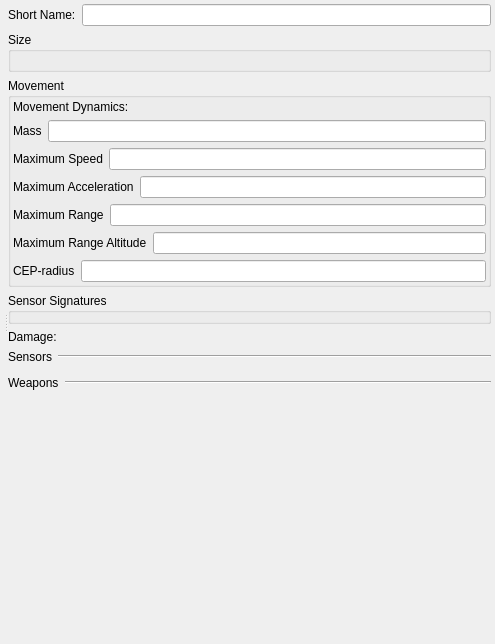
<?xml version="1.0" encoding="UTF-8"?>
<ui version="4.0">
 <class>Form</class>
 <widget class="QWidget" name="Form">
  <property name="geometry">
   <rect>
    <x>0</x>
    <y>0</y>
    <width>495</width>
    <height>644</height>
   </rect>
  </property>
  <property name="windowTitle">
   <string>Form</string>
  </property>
  <layout class="QVBoxLayout" name="verticalLayout_8">
   <property name="margin">
    <number>4</number>
   </property>
   <item>
    <widget class="QSplitter" name="splitter">
     <property name="orientation">
      <enum>Qt::Horizontal</enum>
     </property>
     <widget class="QWidget" name="layoutWidget">
      <layout class="QVBoxLayout" name="verticalLayout_7">
       <property name="margin">
        <number>0</number>
       </property>
       <item>
        <widget class="QWidget" name="myGeneralCanvas" native="true">
         <property name="sizePolicy">
          <sizepolicy hsizetype="MinimumExpanding" vsizetype="Fixed">
           <horstretch>0</horstretch>
           <verstretch>0</verstretch>
          </sizepolicy>
         </property>
         <property name="element_type" stdset="0">
          <string notr="true">general_canvas</string>
         </property>
        </widget>
       </item>
       <item>
        <widget class="QWidget" name="myDisplayCanvas" native="true">
         <property name="sizePolicy">
          <sizepolicy hsizetype="MinimumExpanding" vsizetype="MinimumExpanding">
           <horstretch>0</horstretch>
           <verstretch>0</verstretch>
          </sizepolicy>
         </property>
         <property name="minimumSize">
          <size>
           <width>0</width>
           <height>0</height>
          </size>
         </property>
         <property name="element_type" stdset="0">
          <string notr="true">display_widget_canvas</string>
         </property>
        </widget>
       </item>
      </layout>
     </widget>
     <widget class="QWidget" name="widget" native="true">
      <layout class="QVBoxLayout" name="verticalLayout_6">
       <property name="margin">
        <number>0</number>
       </property>
       <item>
        <layout class="QHBoxLayout" name="horizontalLayout">
         <item>
          <widget class="QLabel" name="short_name_label">
           <property name="text">
            <string>Short Name:</string>
           </property>
          </widget>
         </item>
         <item>
          <widget class="QLineEdit" name="short_name"/>
         </item>
        </layout>
       </item>
       <item>
        <widget class="QGroupBox" name="boundingVolumeGroupBox">
         <property name="title">
          <string>Size</string>
         </property>
         <layout class="QGridLayout" name="gridLayout">
          <property name="leftMargin">
           <number>2</number>
          </property>
          <property name="rightMargin">
           <number>2</number>
          </property>
          <property name="bottomMargin">
           <number>2</number>
          </property>
          <item row="0" column="0">
           <widget class="QWidget" name="bounding_volume" native="true"/>
          </item>
          <item row="1" column="0">
           <widget class="QWidget" name="bv_sp" native="true">
            <property name="minimumSize">
             <size>
              <width>0</width>
              <height>0</height>
             </size>
            </property>
            <property name="calculate_bounding_volume" stdset="0">
             <bool>true</bool>
            </property>
            <property name="element_type" stdset="0">
             <string notr="true">bv_sp_calc_widget</string>
            </property>
           </widget>
          </item>
         </layout>
        </widget>
       </item>
       <item>
        <widget class="QGroupBox" name="movementGroupBox">
         <property name="title">
          <string>Movement</string>
         </property>
         <layout class="QVBoxLayout" name="verticalLayout">
          <property name="margin">
           <number>2</number>
          </property>
          <item>
           <layout class="QHBoxLayout" name="horizontalLayout_7">
            <item>
             <widget class="QLabel" name="movement_system_label">
              <property name="text">
               <string>Movement Dynamics:</string>
              </property>
             </widget>
            </item>
            <item>
             <widget class="QWidget" name="movement_system" native="true">
              <property name="category" stdset="0">
                 <string notr="true">movement</string>
              </property>
              <property name="none-selected-text" stdset="0">
               <string>Immobile</string>
              </property>
              <property name="element_type" stdset="0">
               <string notr="true">single_system_selector</string>
              </property>
             </widget>
            </item>
           </layout>
          </item>
          <item>
           <layout class="QHBoxLayout" name="horizontalLayout_3">
            <item>
             <widget class="QLabel" name="mass_label">
              <property name="text">
               <string>Mass</string>
              </property>
             </widget>
            </item>
            <item>
             <widget class="QLineEdit" name="mass">
              <property name="source-units" stdset="0">
               <string notr="true">kilograms</string>
              </property>
              <property name="display-units" stdset="0">
               <string notr="true">kilograms</string>
              </property>
             </widget>
            </item>
           </layout>
          </item>
          <item>
           <layout class="QHBoxLayout" name="horizontalLayout_4">
            <item>
             <widget class="QLabel" name="max_speed_label">
              <property name="text">
               <string>Maximum Speed</string>
              </property>
             </widget>
            </item>
            <item>
             <widget class="QLineEdit" name="max_speed">
              <property name="source-units" stdset="0">
               <string notr="true">meters-per-second</string>
              </property>
              <property name="display-units" stdset="0">
               <string notr="true">kilometers-per-hour</string>
              </property>
             </widget>
            </item>
           </layout>
          </item>
          <item>
           <layout class="QHBoxLayout" name="horizontalLayout_5">
            <item>
             <widget class="QLabel" name="max_acceleration_label">
              <property name="text">
               <string>Maximum Acceleration</string>
              </property>
             </widget>
            </item>
            <item>
             <widget class="QLineEdit" name="max_acceleration">
              <property name="source-units" stdset="0">
               <string notr="true">meters-per-second2</string>
              </property>
              <property name="display-units" stdset="0">
               <string notr="true">meters-per-second2</string>
              </property>
             </widget>
            </item>
           </layout>
          </item>
          <item>
           <layout class="QHBoxLayout" name="horizontalLayout_6">
            <item>
             <widget class="QLabel" name="max_range_label">
              <property name="text">
               <string>Maximum Range</string>
              </property>
             </widget>
            </item>
            <item>
             <widget class="QLineEdit" name="max_range">
              <property name="source-units" stdset="0">
               <string notr="true">meters</string>
              </property>
              <property name="display-units" stdset="0">
               <string notr="true">kilometers</string>
              </property>
             </widget>
            </item>
           </layout>
          </item>
          <item>
           <layout class="QHBoxLayout" name="horizontalLayout_12">
            <item>
             <widget class="QLabel" name="max_range_altitude_label">
              <property name="text">
               <string>Maximum Range Altitude</string>
              </property>
             </widget>
            </item>
            <item>
             <widget class="QLineEdit" name="max_range_altitude">
              <property name="source-units" stdset="0">
               <string notr="true">meters</string>
              </property>
              <property name="display-units" stdset="0">
               <string notr="true">kilometers</string>
              </property>
             </widget>
            </item>
           </layout>
          </item>
          <item>
           <layout class="QHBoxLayout" name="horizontalLayout_10">
            <item>
             <widget class="QLabel" name="cep_radius_label">
              <property name="text">
               <string>CEP-radius</string>
              </property>
             </widget>
            </item>
            <item>
             <widget class="QLineEdit" name="cep_radius"/>
            </item>
           </layout>
          </item>
         </layout>
        </widget>
       </item>
       <item>
        <widget class="QGroupBox" name="sensorSignaturesGroupBox">
         <property name="title">
          <string>Sensor Signatures</string>
         </property>
         <layout class="QVBoxLayout" name="verticalLayout_3">
          <property name="spacing">
           <number>2</number>
          </property>
          <property name="margin">
           <number>2</number>
          </property>
          <item>
           <widget class="QWidget" name="sensor_signatures" native="true">
            <property name="default-signatures" stdset="0">
             <string>visual-signature=2.0;radar-signature=10.0</string>
            </property>
           </widget>
          </item>
         </layout>
        </widget>
       </item>
       <item>
        <layout class="QHBoxLayout" name="horizontalLayout_8">
         <item>
          <widget class="QLabel" name="damage_system_label">
           <property name="text">
            <string>Damage:</string>
           </property>
          </widget>
         </item>
         <item>
          <widget class="QWidget" name="damage_system" native="true">
           <property name="category" stdset="0">
              <string notr="true">damage</string>
           </property>
           <property name="none-selected-text" stdset="0">
            <string>Undamagable</string>
           </property>
           <property name="element_type" stdset="0">
            <string notr="true">single_system_selector</string>
           </property>
          </widget>
         </item>
        </layout>
       </item>
       <item>
        <layout class="QVBoxLayout" name="verticalLayout_4">
         <item>
          <layout class="QHBoxLayout" name="horizontalLayout_9">
           <item>
            <widget class="QLabel" name="sensor_system_selector_label">
             <property name="sizePolicy">
              <sizepolicy hsizetype="Fixed" vsizetype="Fixed">
               <horstretch>0</horstretch>
               <verstretch>0</verstretch>
              </sizepolicy>
             </property>
             <property name="text">
              <string>Sensors</string>
             </property>
            </widget>
           </item>
           <item>
            <widget class="Line" name="line">
             <property name="orientation">
              <enum>Qt::Horizontal</enum>
             </property>
            </widget>
           </item>
          </layout>
         </item>
         <item>
          <widget class="QWidget" name="sensor_system_selector" native="true">
           <property name="category" stdset="0">
              <string notr="true">sensor</string>
           </property>
           <property name="element_type" stdset="0">
            <string notr="true">multi_system_selector</string>
           </property>
          </widget>
         </item>
        </layout>
       </item>
       <item>
        <layout class="QVBoxLayout" name="verticalLayout_5">
         <item>
          <layout class="QHBoxLayout" name="horizontalLayout_11">
           <item>
            <widget class="QLabel" name="weapon_system_selector_label">
             <property name="sizePolicy">
              <sizepolicy hsizetype="Fixed" vsizetype="Fixed">
               <horstretch>0</horstretch>
               <verstretch>0</verstretch>
              </sizepolicy>
             </property>
             <property name="text">
              <string>Weapons</string>
             </property>
            </widget>
           </item>
           <item>
            <widget class="Line" name="line_2">
             <property name="orientation">
              <enum>Qt::Horizontal</enum>
             </property>
            </widget>
           </item>
          </layout>
         </item>
         <item>
          <widget class="QWidget" name="weapon_system_selector" native="true">
           <property name="category" stdset="0">
              <string notr="true">weapon</string>
           </property>
           <property name="element_type" stdset="0">
            <string notr="true">multi_system_selector</string>
           </property>
          </widget>
         </item>
        </layout>
       </item>
       <item>
        <spacer name="verticalSpacer">
         <property name="orientation">
          <enum>Qt::Vertical</enum>
         </property>
         <property name="sizeHint" stdset="0">
          <size>
           <width>20</width>
           <height>189</height>
          </size>
         </property>
        </spacer>
       </item>
      </layout>
     </widget>
    </widget>
   </item>
  </layout>
 </widget>
 <resources/>
 <connections/>
</ui>
